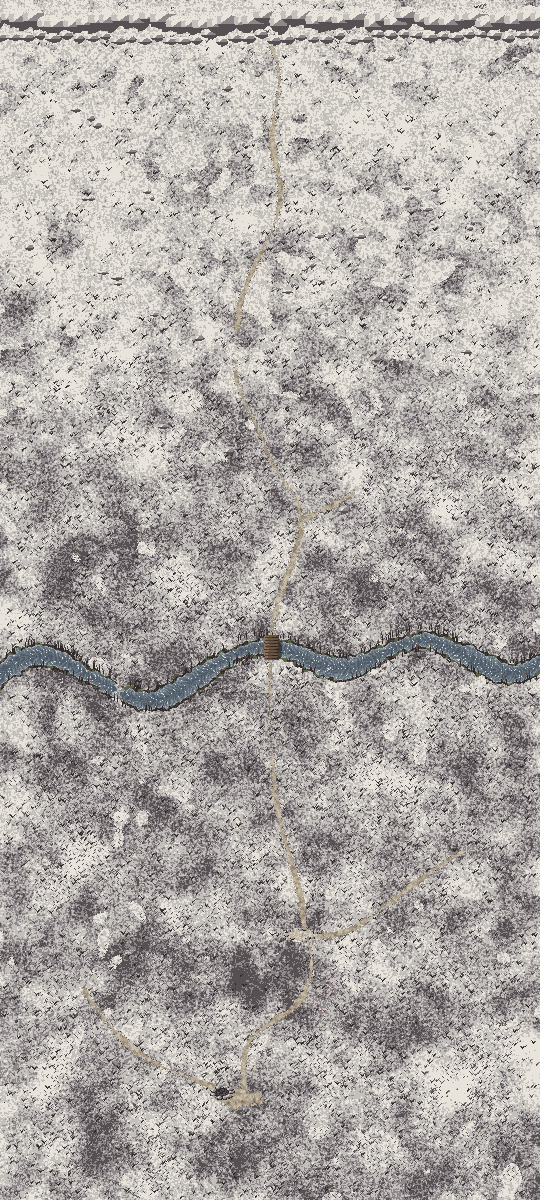
#> input picture assets/world/ground.png, 540 x 1200 px, found by its file name
$ python zone1_draft.py ../../../assets/world/ground.png ../../../assets/world/flowers.png
#> lines starting #> are read from the running program, lines starting #| are printed output that depends on the picture
### tools/world/lib/berg_objects.py
# Plateau objects for the lock-screen picture, drawn per pixel in the cherry-tree style (no outlines).
import numpy as np
from scipy import ndimage as ndi

def hx(c): c = c.lstrip('#'); return np.array([int(c[i:i+2], 16) for i in (0, 2, 4)], float)
def pal(l): return np.array([hx(c) for c in l])
LOG = pal(['#1a1410', '#271d16', '#36281c', '#4a3724', '#62492e', '#7a5c3a'])
SNOWR = pal(['#353d4e', '#465063', '#5d687c', '#7a8699', '#9ba6b8', '#c0c8d4', '#e2e5ea'])
FL = pal(['#5a2a14', '#9a4a1c', '#d9822e', '#f2b44a', '#fde7a0'])
STONE = pal(['#24252b', '#33343b', '#45464e', '#5a5b63', '#73747b'])
WARM = hx('#f0a050')

G_J = np.random.default_rng(77).random(64)

# [21 lines left out: function drift, not called in this run]


class Cabin:
    """Log cabin seen from above at an angle: front wall of round logs, a pillowy snow roof with soft
    edges (nothing straight), warm windows whose light glows on the logs and spills onto the snow."""
    # [4 lines left out: function __init__, not called in this run]

    def footprint(s, H, W):
        yy, xx = np.mgrid[0:H, 0:W]
        return (xx >= s.x - 7) & (xx <= s.x + s.w + 7) & (yy >= s.y - s.wall - s.roof - 12) & (yy <= s.y + 3)

    # [114 lines left out: function draw, not called in this run]

CUT = pal(['#4a3826', '#644c33', '#826443', '#a07f57', '#bd9b6d', '#d6b788'])
IRON = pal(['#141414', '#28272a', '#403e3f', '#7d7f84', '#b8bcc3', '#5c3a28', '#66625d'])   # warm-ish iron reads against blue snow
METAL = pal(['#25272c', '#3a3d44', '#575b64', '#80858f', '#b0b5be'])


# [12 lines left out: function _tools, not called in this run]


class WoodShed:
    """Lean-to on posts: snow-laden single-slope roof, firewood stacked underneath (cut ends facing us)."""
    def __init__(s, x, y, w=36, h=17, roof=12, seed=3):
        s.x, s.y, s.w, s.h, s.roof, s.seed = x, y, w, h, roof, seed       # (x, y) = bottom-left at the ground

    # [59 lines left out: function draw, not called in this run]


def rng_skip(cx, row):
    return (cx * 7 + row * 3) % 5 == 0          # a few gaps in the top row: wood has been taken


class ChoppingBlock:
    """Big stump with an axe stuck in it, seen so the head shows its side profile (narrow poll, flaring bit)."""
    def __init__(s, x, y, R=9, seed=5, tall=9, handle=20, head=None):
        s.x, s.y, s.R, s.seed = x, y, R, seed                # (x, y) = middle of the stump's foot
        s.tall, s.handle, s.head = tall, handle, head          # the game's block: lower, short handle, 'klein' head

    # side profile of the head, bit pointing down; '.' empty, d/m/l/e = dark/mid/light/edge steel
    # side profiles, bit pointing down; '.' empty, d/m/l/e = dark/mid/light/edge iron; (rows, eye column, eye row)
    HEADS = {
        'spalt': (["dmmmmmd.",            # splitting axe: a heavy wedge, flat hammer poll
                   "dmmmlld.",
                   "dmmmlld.",
                   "dmmllld.",
                   "dmmllld.",
                   ".dmlll..",
                   ".deeee.."], 7, 1),
        'bart': ([".mmmm....",            # bearded axe: straight back, the bit hooks down towards the handle
                  ".dmld....",
                  ".dmld....",
                  ".dmlm....",
                  ".dmllm...",
                  ".dmlllm..",
                  ".dmllllmd",
                  ".deeeeeed"], 5, 1),
        'faell': (["...mmmmm...",       # felling axe, big enough for detail: poll
                   "..dmmhlmd..",
                   "..dmhllmd..",
                   "..dmmlmmd..",       # gentle waist, never thinner than 5 px
                   "..dmmllmr..",       # a speck of rust near the eye
                   ".dmmhllmmd.",       # cheeks curve out
                   ".dmlhmllmd.",       # highlight streak running down the cheek
                   "dmmlhmmlmmd",
                   "dbbbbbbbbbd",       # ground bevel, a lighter band above the edge
                   ".eeeeeeeee."], 9, 1),
        'klein': ([".mmm.",              # the game's axe: a hand-sized head, 5x4
                   "dmll.",
                   "dmlld",
                   "deeee"], 4, 1),
        'wald': ([".mmmmm...",            # forest axe: square poll, short neck, fanned bit
                  ".dmmld...",
                  ".dmmld...",
                  "..dml....",
                  ".dmllm...",
                  "dmllllm..",
                  "dmllllmmd",
                  "deeeeeeed"], 6, 1),
    }

    # [49 lines left out: function draw, not called in this run]


NEEDLE = pal(['#0b1416', '#111e21', '#18292c', '#213538', '#2c4446', '#3a5555'])


class Pine:
    """Snow-laden fir seen from above at an angle: ragged tiers, lit from the left, snow dithered onto the
    upper side of every tier, shadow cast onto the snow."""
    def __init__(s, x, y, h=36, seed=21):
        s.x, s.y, s.h, s.seed = x, y, h, seed      # (x, y) = foot of the trunk

    # [42 lines left out: function draw, not called in this run]


class Stump:
    """Felled-tree stump: furrowed bark, flared roots, ringed cut face under a lumpy snow pillow,
    a splinter left standing at the back where the trunk broke off."""
    def __init__(s, x, y, r=6, seed=61):
        s.x, s.y, s.r, s.seed = x, y, r, seed                # (x, y) = middle of the foot

    # [41 lines left out: function draw, not called in this run]


class FallenLog:
    """A felled trunk lying in the snow: bark sides, snow along its top, a pale cut end."""
    def __init__(s, x1, y1, x2, y2, r=3.2, seed=71):
        s.a = np.array([x1, y1], float); s.b = np.array([x2, y2], float); s.r, s.seed = r, seed

    # [44 lines left out: function draw, not called in this run]

### tools/world/north/zone1_draft.py
#!/usr/bin/env python3
"""North zone 1 draft: the rock gate out of Kogarashi, the needle wood and the woodcutter's hut (plan step 50).
Canvas = north rows Y0..HN (new) on top of today's rows 0..OLD (the overlap), x 0..W.

Philip (2026-11-04): wide overhangs this time, nothing cut off - the new ground reaches down into the old in
clumps, the old ground runs up mirrored, firs of the north grow down into Kogarashi and between the east
wood's trees, the cliff wall becomes scattered rocks over a broad band.
python3 zone1_draft.py WORLD_DIR out.png"""
import json
import os
import sys

import numpy as np
from PIL import Image
from scipy import ndimage as ndi

HERE = os.path.dirname(os.path.abspath(__file__))
sys.path.insert(0, os.path.join(HERE, '..', 'lib'))
from berg_objects import Cabin, WoodShed, ChoppingBlock, Stump, FallenLog, Pine  # noqa: E402
import details  # noqa: E402
from details import footpath, rock, lantern  # noqa: E402
from scipy.interpolate import splprep, splev  # noqa: E402


# [5 lines left out: function _through, not called in this run]


details.curve = _through
from field6 import ground_organic, WH, L1, MG, DG  # noqa: E402

HN = 1200                     # north rows (the world grows by this)
Y0 = 500                      # first north row drawn
OLD = 300                     # today's rows drawn under it
W = 900
H = HN - Y0 + OLD
SEAM = HN - Y0                # canvas row of today's y 0
BAND = 320                    # how far the two sides reach into each other
HUT = (330, 860 - Y0)         # clearing centre (canvas)
GATE_X = 272


# [9 lines left out: function fbm, not called in this run]


def smooth(t):
    t = np.clip(t, 0, 1)
    return t * t * (3 - 2 * t)


def today(world):
    """Today's top rows as the game shows them: ground with flowers, and the standing things (frame 0)."""
#> called with world = '../../../assets/world/ground.png'
    g = np.array(Image.open(os.path.join(world, 'ground.png')).convert('RGB'))[:OLD, :W].astype(float)
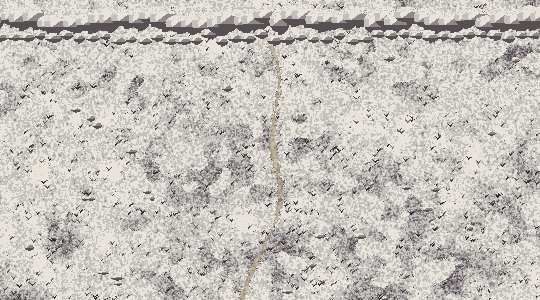
#> g: shape (300, 540, 3) float64; mean R, G, B 197.1, 192.7, 187.6
    fl = np.array(Image.open(os.path.join(world, 'flowers.png')).convert('RGBA'))[:OLD, :W]
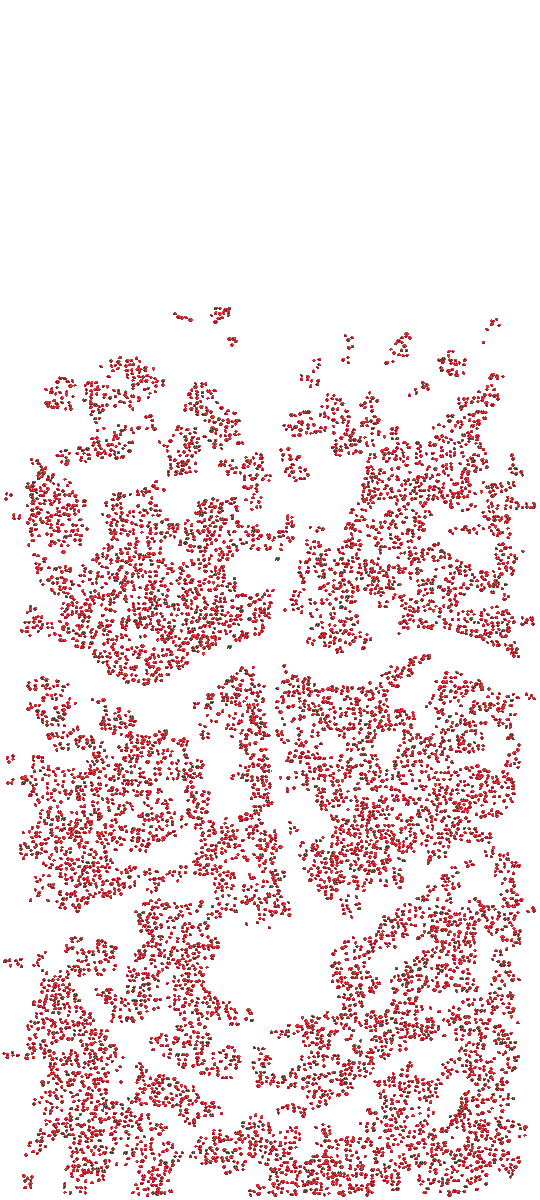
#> input picture assets/world/flowers.png, 540 x 1200 px, found by its file name
#> fl: shape (300, 540, 4); every value is 0
    m = fl[..., 3] > 0
#> m: shape (300, 540) bool; every value is 0
    g[m] = fl[m][:, :3]
#> (the run stopped early here; a loop or call above may not have finished)
